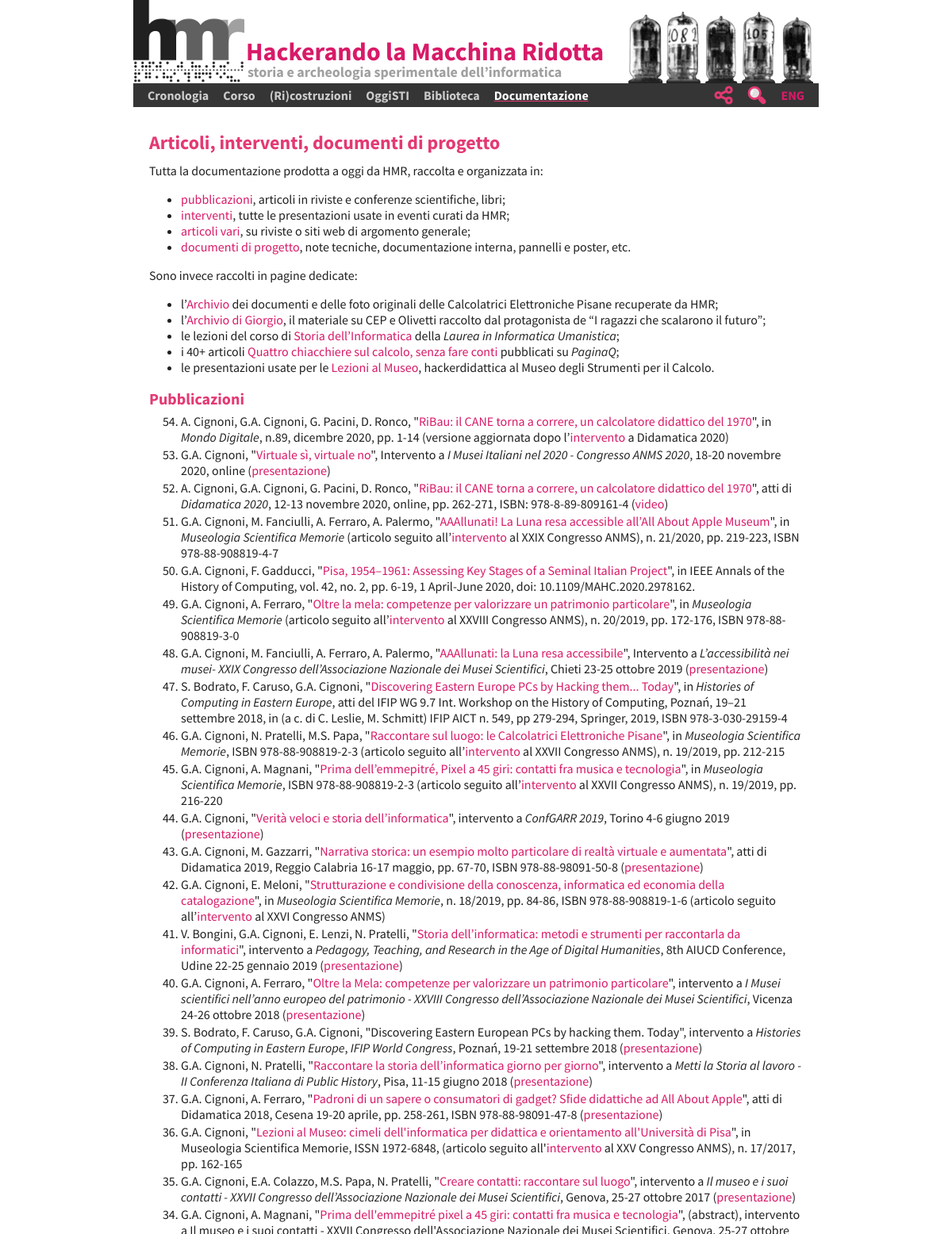
Screenshot of /Documentazione/index.php (upper part) with the database file from the repository.
### tables this page shows
CREATE TABLE `biblios` (
  `IdBi` int(11) NOT NULL,
  `Category` varchar(32) NOT NULL,
  `Date` date NOT NULL,
  `Title` varchar(250) NOT NULL,
  `PubReference` varchar(250) NOT NULL,
  `VolNum` varchar(110) NOT NULL,
  `Pages` varchar(110) NOT NULL,
  `ISBN` varchar(25) NOT NULL,
  `HTMLSrc` varchar(1400) NOT NULL,
  `Visible` varchar(2) NOT NULL
);

### Documentazione/index.php (the view, shortened to what this page needs)
<!DOCTYPE html>
<html>
<head>
	<link rel="stylesheet" type="text/css" href="../HMR_Style.css">
</head>
<body>
	<div class="HMR_Banner">
	</div>
	<div id="HMR_Menu" class="HMR_Menu" >
	</div>
	<div class="HMR_Content">
		<div class= "HMR_Text">
			<?php
				$content = file_get_contents('../Assets/HTML/HMR_Documentazione.html');
				echo $content;
			?>
			<div id="HMR_Pubblicazioni">
				<h2 id="Pubblicazioni">Pubblicazioni</h2> </br>
					<ol id="list1" class="HMR_custom-counter">
					<?PHP
					include ('../EPICAC/APIdb/HMR_EpicacDB.php');
					$query = "SELECT biblios.Category, biblios.HTMLSrc, biblios.Visible, happenings.Anchor, happenings.Date FROM biblios INNER JOIN happenings ON biblios.IdBi = happenings.IdHa WHERE biblios.Visible= 'si' && biblios.Category= 'pubblicazioni' ORDER BY happenings.Date desc";
					$result = mysqli_query($db, $query);
					while($row = mysqli_fetch_array($result)){
						echo '<li id= "'.$row['Anchor'].'">';
						echo '<p>';
						echo $row['HTMLSrc'];
						echo '</p>';
						echo '</li>';
					}
					?>
					</ol>
			</div>
		</div>
	</div>
</body>
</html>

### HMR_Style.css (style rules this page uses)
body,html { font-family: "Source Sans Pro"; margin: 0; padding: 0; font-size: 16px; line-height: 20px; color: #202020; }
p { font-family: "Source Sans Pro"; margin: 0; padding: 0; font-size: 16px; font-weight: normal; line-height: 20px; color: #202020; margin-top: 0px; margin-bottom: 10px; }
h1 { font-family: "Source Sans Pro"; margin: 0; padding: 0; font-size: 24px; font-weight: bold; line-height: 30px; color: #e43972; margin-bottom: 10px; }
h2 { font-family: "Source Sans Pro"; margin: 0; padding: 0; font-size: 20px; font-weight: bold; line-height: 20px; color: #e43972; margin-top: 20px; margin-bottom: 10px; }
a { color:#d81a68; text-decoration: none; border: 0px; outline: 0; }
.HMR_Banner { width: 864px; height: 105px; font-family: "Source Sans Pro", sans-serif; padding:0px; position: relative; border:0px; margin-top: 0px; margin-bottom:0px; margin-left: auto; margin-right: auto; }
.HMR_Menu { width: 864px; padding: 0px; border:0px; margin-top:0px; margin-right:auto; margin-left: auto; margin-bottom: 0px; font-size:14px; font-weight:bold; height:30px; background-color: #353535; position: relative; }
.HMR_Content { clear: both; width: 864px; padding: 0px; margin-top: 30px; margin-bottom: 30px; margin-left: auto; margin-right: auto; position: relative; min-height:840px; }
.HMR_Text { margin-left: 20px; margin-right:20px; }
.HMR_custom-counter { margin-top: -22px; }
.HMR_custom-counter li { margin-top: -8px; }
#HMR_Pubblicazioni { margin-bottom:40px }

### rows the page displays
biblios: HTMLSrc "A. Cignoni, G.A. Cignoni, G. Pacini, D. Ronco, \" RiBau: il CANE torna a correre, un calcolatore didattico del 1970 \", in Mondo Digitale , n.89, dicembre 2020, pp. 1-14 (versione aggiornata dopo l’ intervento a Didamatica 2020)"
biblios: HTMLSrc "G.A. Cignoni, \" Virtuale sì, virtuale no \", Intervento a I Musei Italiani nel 2020 - Congresso ANMS 2020 , 18-20 novembre 2020, online ( presentazione )"
biblios: HTMLSrc "A. Cignoni, G.A. Cignoni, G. Pacini, D. Ronco, \" RiBau: il CANE torna a correre, un calcolatore didattico del 1970 \", atti di Didamatica 2020 , 12-13 novembre 2020, online, pp. 262-271, ISBN: 978-8-89-809161-4 ( video )"
biblios: HTMLSrc "G.A. Cignoni, M. Fanciulli, A. Ferraro, A. Palermo, \" AAAllunati! La Luna resa accessible all’All About Apple Museum \", in Museologia Scientifica Memorie (articolo seguito all’ intervento al XXIX Congresso ANMS), n. 21/2020, pp. 219-223, ISBN 978-88-908819-4-7"
biblios: HTMLSrc "G.A. Cignoni, F. Gadducci, \" Pisa, 1954–1961: Assessing Key Stages of a Seminal Italian Project \", in IEEE Annals of the History of Computing, vol. 42, no. 2, pp. 6-19, 1 April-June 2020, doi: 10.1109/MAHC.2020.2978162."
biblios: HTMLSrc "G.A. Cignoni, A. Ferraro, \" Oltre la mela: competenze per valorizzare un patrimonio particolare \", in Museologia Scientifica Memorie (articolo seguito all’ intervento al XXVIII Congresso ANMS), n. 20/2019, pp. 172-176, ISBN 978-88-908819-3-0"
biblios: HTMLSrc "G.A. Cignoni, M. Fanciulli, A. Ferraro, A. Palermo, \" AAAllunati: la Luna resa accessibile \", Intervento a L’accessibilità nei musei- XXIX Congresso dell’Associazione Nazionale dei Musei Scientifici , Chieti 23-25 ottobre 2019 ( presentazione )"
biblios: HTMLSrc "S. Bodrato, F. Caruso, G.A. Cignoni, \" Discovering Eastern Europe PCs by Hacking them... Today \", in Histories of Computing in Eastern Europe , atti del IFIP WG 9.7 Int. Workshop on the History of Computing, Poznań, 19–21 settembre 2018, in (a c. di C. Leslie, M. Schmitt) IFIP AICT n. 549, pp 279-294, Springer, 2019, ISBN 978-3-030-29159-4"
biblios: HTMLSrc "G.A. Cignoni, N. Pratelli, M.S. Papa, \" Raccontare sul luogo: le Calcolatrici Elettroniche Pisane \", in Museologia Scientifica Memorie , ISBN 978-88-908819-2-3 (articolo seguito all’ intervento al XXVII Congresso ANMS), n. 19/2019, pp. 212-215"
biblios: HTMLSrc "G.A. Cignoni, A. Magnani, \" Prima dell’emmepitré, Pixel a 45 giri: contatti fra musica e tecnologia \", in Museologia Scientifica Memorie , ISBN 978-88-908819-2-3 (articolo seguito all’ intervento al XXVII Congresso ANMS), n. 19/2019, pp. 216-220"
biblios: HTMLSrc "G.A. Cignoni, \" Verità veloci e storia dell’informatica \", intervento a ConfGARR 2019 , Torino 4-6 giugno 2019 ( presentazione )"
biblios: HTMLSrc "G.A. Cignoni, M. Gazzarri, \" Narrativa storica: un esempio molto particolare di realtà virtuale e aumentata \", atti di Didamatica 2019, Reggio Calabria 16-17 maggio, pp. 67-70, ISBN 978-88-98091-50-8 ( presentazione )"
biblios: HTMLSrc "G.A. Cignoni, E. Meloni, \" Strutturazione e condivisione della conoscenza, informatica ed economia della catalogazione \", in Museologia Scientifica Memorie , n. 18/2019, pp. 84-86, ISBN 978-88-908819-1-6 (articolo seguito all’ intervento al XXVI Congresso ANMS)"
biblios: HTMLSrc "V. Bongini, G.A. Cignoni, E. Lenzi, N. Pratelli, \" Storia dell’informatica: metodi e strumenti per raccontarla da informatici \", intervento a Pedagogy, Teaching, and Research in the Age of Digital Humanities , 8th AIUCD Conference, Udine 22-25 gennaio 2019 ( presentazione )"
biblios: HTMLSrc "G.A. Cignoni, A. Ferraro, \" Oltre la Mela: competenze per valorizzare un patrimonio particolare \", intervento a I Musei scientifici nell’anno europeo del patrimonio - XXVIII Congresso dell’Associazione Nazionale dei Musei Scientifici , Vicenza 24-26 ottobre 2018 ( presentazione )"
biblios: HTMLSrc "S. Bodrato, F. Caruso, G.A. Cignoni, \"Discovering Eastern European PCs by hacking them. Today\", intervento a Histories of Computing in Eastern Europe , IFIP World Congress , Poznań, 19-21 settembre 2018 ( presentazione )"
biblios: HTMLSrc "G.A. Cignoni, N. Pratelli, \" Raccontare la storia dell’informatica giorno per giorno \", intervento a Metti la Storia al lavoro - II Conferenza Italiana di Public History , Pisa, 11-15 giugno 2018 ( presentazione )"
biblios: HTMLSrc "G.A. Cignoni, A. Ferraro, \" Padroni di un sapere o consumatori di gadget? Sfide didattiche ad All About Apple \", atti di Didamatica 2018, Cesena 19-20 aprile, pp. 258-261, ISBN 978-88-98091-47-8 ( presentazione )"
biblios: HTMLSrc "G.A. Cignoni, \" Lezioni al Museo: cimeli dell'informatica per didattica e orientamento all'Università di Pisa \", in Museologia Scientifica Memorie, ISSN 1972-6848, (articolo seguito all' intervento al XXV Congresso ANMS), n. 17/2017, pp. 162-165"
biblios: HTMLSrc "G.A. Cignoni, E.A. Colazzo, M.S. Papa, N. Pratelli, \" Creare contatti: raccontare sul luogo \", intervento a Il museo e i suoi contatti - XXVII Congresso dell’Associazione Nazionale dei Musei Scientifici , Genova, 25-27 ottobre 2017 ( presentazione )"
biblios: HTMLSrc "G.A. Cignoni, A. Magnani, \" Prima dell'emmepitré pixel a 45 giri: contatti fra musica e tecnologia"
